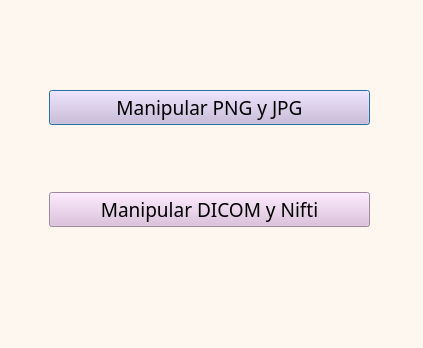
<?xml version="1.0" encoding="UTF-8"?>
<ui version="4.0">
 <class>Dialog</class>
 <widget class="QDialog" name="Dialog">
  <property name="geometry">
   <rect>
    <x>0</x>
    <y>0</y>
    <width>423</width>
    <height>348</height>
   </rect>
  </property>
  <property name="windowTitle">
   <string>Dialog</string>
  </property>
  <property name="styleSheet">
   <string notr="true">background-color: rgb(253, 247, 239);</string>
  </property>
  <widget class="QWidget" name="verticalLayoutWidget">
   <property name="geometry">
    <rect>
     <x>49</x>
     <y>29</y>
     <width>321</width>
     <height>261</height>
    </rect>
   </property>
   <layout class="QVBoxLayout" name="verticalLayout">
    <item>
     <widget class="QPushButton" name="botonPNG">
      <property name="font">
       <font>
        <family>Tw Cen MT Condensed Extra Bold</family>
        <pointsize>14</pointsize>
        <weight>50</weight>
        <bold>false</bold>
       </font>
      </property>
      <property name="styleSheet">
       <string notr="true">background-color: rgb(220, 187, 221);</string>
      </property>
      <property name="text">
       <string>Manipular PNG y JPG</string>
      </property>
     </widget>
    </item>
    <item>
     <widget class="QPushButton" name="botonDicom">
      <property name="font">
       <font>
        <family>Tw Cen MT Condensed Extra Bold</family>
        <pointsize>14</pointsize>
        <weight>50</weight>
        <bold>false</bold>
       </font>
      </property>
      <property name="styleSheet">
       <string notr="true">background-color: rgb(220, 187, 221);</string>
      </property>
      <property name="text">
       <string>Manipular DICOM y Nifti</string>
      </property>
     </widget>
    </item>
   </layout>
  </widget>
 </widget>
 <resources/>
 <connections/>
</ui>
